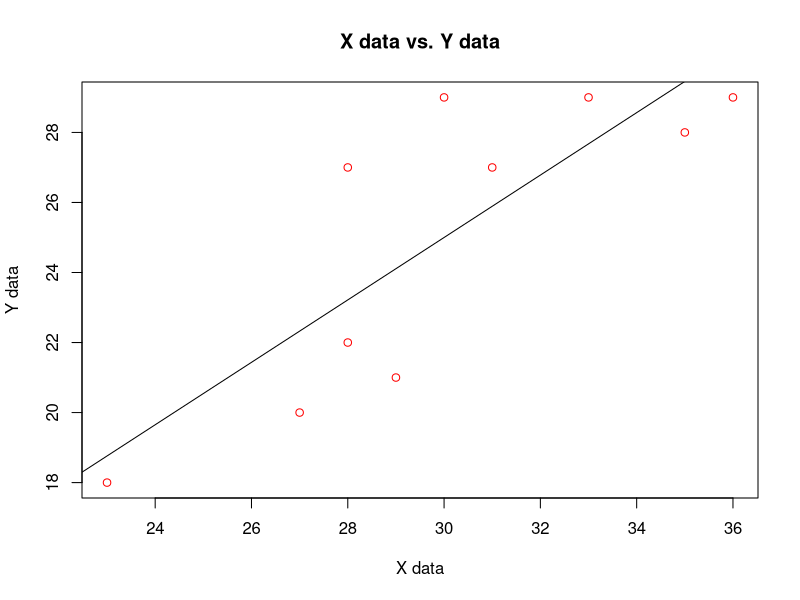
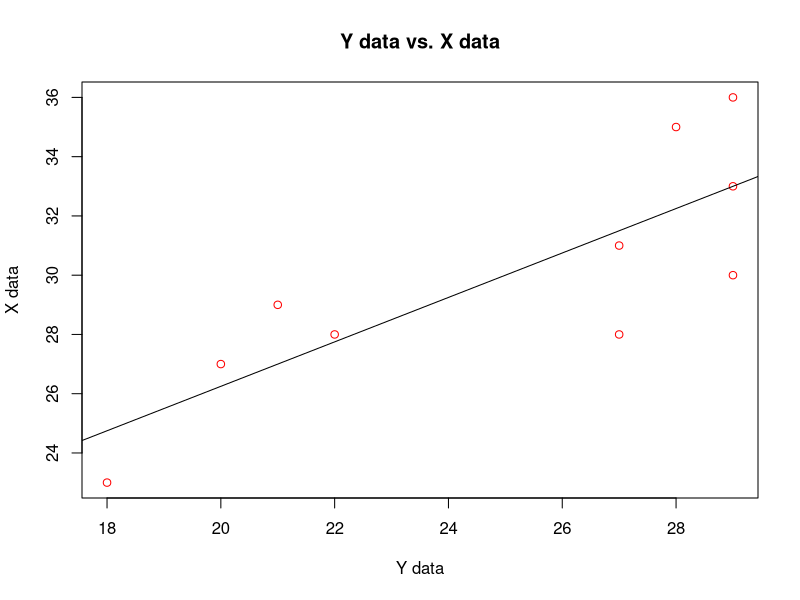

Generate these figures, in order, with R:
#Regression Analysis

X=c(23,27,28,28,29,30,31,33,35,36)
Y=c(18,20,22,27,21,29,27,29,28,29)
cor(X,Y)

#Regression equation Y on X
Regr=lm(Y~X) #lm means linear model
Regr

plot(X,Y,main="X data vs. Y data",xlab="X data",ylab="Y data",col="red")
abline(lm(Y~X))


#Regression equation X on Y
Regr=lm(X~Y) #lm means linear model
Regr

plot(Y,X,main="Y data vs. X data",xlab="Y data",ylab="X data",col="red")
abline(lm(X~Y))
